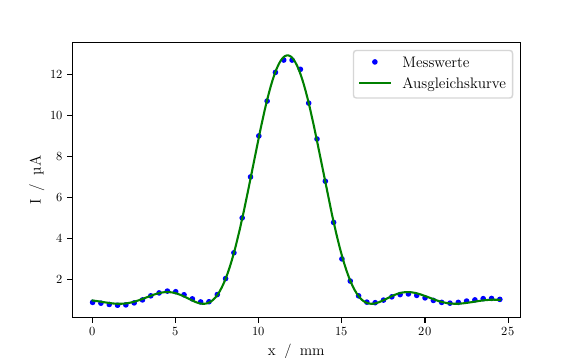

Write Python code to recreate this figure.
import matplotlib.pyplot as plt
import matplotlib as mpl
import numpy as np
from scipy.optimize import curve_fit
import cmath

mpl.use('pgf')
mpl.rcParams.update({
'font.family': 'serif',
'text.usetex': True,
'pgf.rcfonts': False,
'pgf.texsystem': 'lualatex',
'pgf.preamble': r'\usepackage{unicode-math}\usepackage{siunitx}',
})

# y-Achse ist µA und x-Achse mm
# -> daher alle Werte in mm und µA umrechnen
I2 = np.genfromtxt('../data/Messdaten_V406_2.txt', comments='#', unpack=True)
lam = 633*10**-6    # Wellenlänge
_d = 626.1          # Abstand zum Sensor
_b = 0.075          # Spaltbreite
Id = 0.81           # Dunkelstrom
x0 = 11.727

# def forReal(x, x0, a, b, c):
#     x_ = abs(x - x0)
#     d_ = np.sqrt(_d**2 + x_**2)
#     sin_phi = x_ / d_
#     eta = (np.pi * b * sin_phi) / lam
#     return ((a*np.sinc(eta))**2)*10**6 + c

# params, cov = curve_fit(forReal, I2[0], I2[1], p0=[12, 0.001, _b, Id], bounds=(0, 15))

def forReal(x, a):
    x_ = abs(x - x0)
    d_ = np.sqrt(_d**2 + x_**2)
    sin_phi = x_ / d_
    eta = (np.pi * _b * sin_phi) / lam
    return ((a*np.sinc(eta))**2)*10**6 + Id

params, cov = curve_fit(forReal, I2[0], I2[1], p0=[0.001], bounds=(0, 15))

uncertainties = np.sqrt(np.diag(cov))

for name, value, uncertainty in zip('xabI', params, uncertainties): 
    print(f'{name} = {value:8.8f} ± {uncertainty:.8f}')
    
x1 = np.linspace(0, I2[0][-1], 200)
plt.tight_layout()
plt.plot(I2[0], I2[1], 'b.')
plt.plot(x1, forReal(x1, *params), 'g')
plt.xlabel(r'x \:/\: mm')
plt.ylabel(r'I \:/\: µA')
plt.legend(['Messwerte', 'Ausgleichskurve'])


plt.savefig('EinzelspaltFits.pdf')